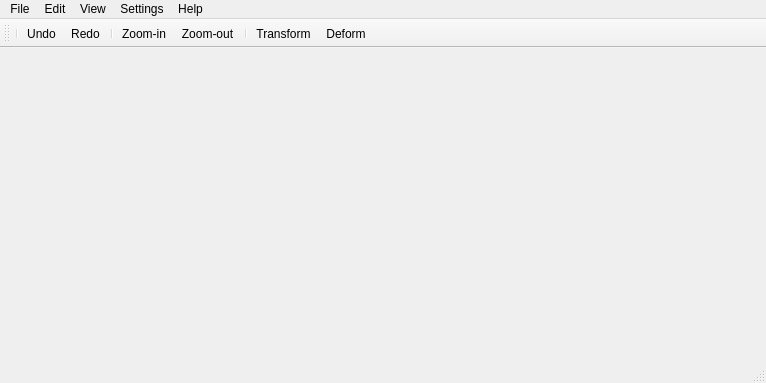
<?xml version="1.0" encoding="UTF-8"?>
<ui version="4.0">
 <class>MainWindow</class>
 <widget class="QMainWindow" name="MainWindow">
  <property name="geometry">
   <rect>
    <x>0</x>
    <y>0</y>
    <width>766</width>
    <height>383</height>
   </rect>
  </property>
  <property name="windowTitle">
   <string>MainWindow</string>
  </property>
  <widget class="QWidget" name="centralWidget"/>
  <widget class="QMenuBar" name="menuBar">
   <property name="geometry">
    <rect>
     <x>0</x>
     <y>0</y>
     <width>766</width>
     <height>19</height>
    </rect>
   </property>
   <property name="defaultUp">
    <bool>true</bool>
   </property>
   <property name="nativeMenuBar">
    <bool>true</bool>
   </property>
   <widget class="QMenu" name="menuFile">
    <property name="title">
     <string>File</string>
    </property>
    <addaction name="actionNew"/>
    <addaction name="actionOpen"/>
    <addaction name="actionSave"/>
    <addaction name="separator"/>
    <addaction name="actionExit"/>
   </widget>
   <widget class="QMenu" name="menuEdit">
    <property name="title">
     <string>Edit</string>
    </property>
    <addaction name="actionUndo"/>
    <addaction name="actionRedo"/>
    <addaction name="separator"/>
    <addaction name="actionTransform"/>
    <addaction name="actionDeform"/>
   </widget>
   <widget class="QMenu" name="menuView">
    <property name="title">
     <string>View</string>
    </property>
    <addaction name="actionZoom_in"/>
    <addaction name="actionZoom_out"/>
    <addaction name="separator"/>
    <addaction name="actionRotate_clockwise"/>
    <addaction name="actionRotate_counter_clockwise"/>
    <addaction name="separator"/>
    <addaction name="actionInvert_horizontally"/>
    <addaction name="separator"/>
    <addaction name="actionShow_hide_camera_image"/>
   </widget>
   <widget class="QMenu" name="menuSettings">
    <property name="title">
     <string>Settings</string>
    </property>
    <addaction name="actionCalibrate"/>
    <addaction name="actionPreferences"/>
   </widget>
   <widget class="QMenu" name="menuHelp">
    <property name="title">
     <string>Help</string>
    </property>
    <addaction name="actionAbout"/>
    <addaction name="actionManual"/>
   </widget>
   <addaction name="menuFile"/>
   <addaction name="menuEdit"/>
   <addaction name="menuView"/>
   <addaction name="menuSettings"/>
   <addaction name="menuHelp"/>
  </widget>
  <widget class="QToolBar" name="mainToolBar">
   <attribute name="toolBarArea">
    <enum>TopToolBarArea</enum>
   </attribute>
   <attribute name="toolBarBreak">
    <bool>false</bool>
   </attribute>
   <addaction name="separator"/>
   <addaction name="actionUndo_2"/>
   <addaction name="actionRedo_2"/>
   <addaction name="separator"/>
   <addaction name="actionZoom_in_2"/>
   <addaction name="actionZoom_out_2"/>
   <addaction name="separator"/>
   <addaction name="actionTransform_2"/>
   <addaction name="actionDeform_2"/>
  </widget>
  <widget class="QStatusBar" name="statusBar"/>
  <action name="actionNew">
   <property name="text">
    <string>New</string>
   </property>
  </action>
  <action name="actionOpen">
   <property name="text">
    <string>Open</string>
   </property>
  </action>
  <action name="actionSave">
   <property name="text">
    <string>Save</string>
   </property>
  </action>
  <action name="actionExit">
   <property name="text">
    <string>Exit</string>
   </property>
  </action>
  <action name="actionUndo">
   <property name="text">
    <string>Undo</string>
   </property>
  </action>
  <action name="actionRedo">
   <property name="text">
    <string>Redo</string>
   </property>
  </action>
  <action name="actionTransform">
   <property name="text">
    <string>Transform</string>
   </property>
  </action>
  <action name="actionDeform">
   <property name="text">
    <string>Deform</string>
   </property>
  </action>
  <action name="actionZoom_in">
   <property name="text">
    <string>Zoom-in</string>
   </property>
  </action>
  <action name="actionZoom_out">
   <property name="text">
    <string>Zoom-out</string>
   </property>
  </action>
  <action name="actionRotate_clockwise">
   <property name="text">
    <string>Rotate clockwise</string>
   </property>
  </action>
  <action name="actionRotate_counter_clockwise">
   <property name="text">
    <string>Rotate counter-clockwise</string>
   </property>
  </action>
  <action name="actionInvert_horizontally">
   <property name="text">
    <string>Invert horizontally</string>
   </property>
  </action>
  <action name="actionShow_hide_camera_image">
   <property name="text">
    <string>Show/hide camera image</string>
   </property>
  </action>
  <action name="actionCalibrate">
   <property name="text">
    <string>Calibrate</string>
   </property>
  </action>
  <action name="actionPreferences">
   <property name="text">
    <string>Preferences</string>
   </property>
  </action>
  <action name="actionAbout">
   <property name="text">
    <string>About</string>
   </property>
   <property name="menuRole">
    <enum>QAction::AboutRole</enum>
   </property>
  </action>
  <action name="actionManual">
   <property name="text">
    <string>Manual</string>
   </property>
  </action>
  <action name="actionUndo_2">
   <property name="text">
    <string>Undo</string>
   </property>
  </action>
  <action name="actionRedo_2">
   <property name="text">
    <string>Redo</string>
   </property>
  </action>
  <action name="actionZoom_in_2">
   <property name="text">
    <string>Zoom-in</string>
   </property>
  </action>
  <action name="actionZoom_out_2">
   <property name="text">
    <string>Zoom-out</string>
   </property>
  </action>
  <action name="actionTransform_2">
   <property name="text">
    <string>Transform</string>
   </property>
  </action>
  <action name="actionDeform_2">
   <property name="text">
    <string>Deform</string>
   </property>
  </action>
 </widget>
 <layoutdefault spacing="6" margin="11"/>
 <resources/>
 <connections/>
</ui>
